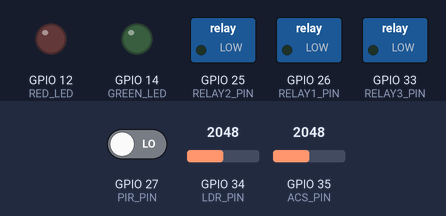
A sketch run on a simulated ESP32. Shown: switched loads named in the sketch (green lamp = pin HIGH), output pins drawn as LEDs (lit = HIGH). Inputs (shaded band) come from the test bench; at power-on: GPIO 27 (PIR_PIN) LOW, GPIO 34 (LDR_PIN) = 2048, GPIO 35 (ACS_PIN) = 2048. WiFi joins after 1.5 s; servers stay silent unless stated; what the sketch prints to the serial monitor is not drawn.

Above: at 2.7 s.
2.8 s: GPIO 27 (PIR_PIN) driven HIGH
At 5.7 s:
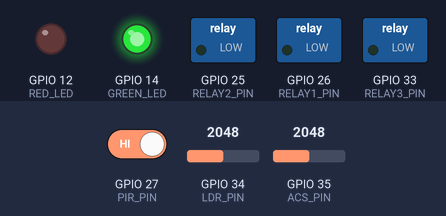
6.0 s: GPIO 34 (LDR_PIN) set to 523
8.8 s: GPIO 34 (LDR_PIN) set to 467
At 11.4 s:
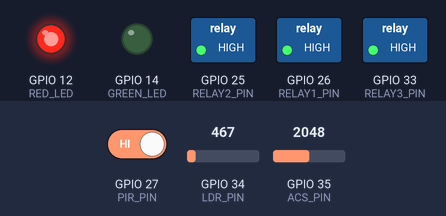
12.1 s: GPIO 27 (PIR_PIN) driven LOW
At 14.6 s:
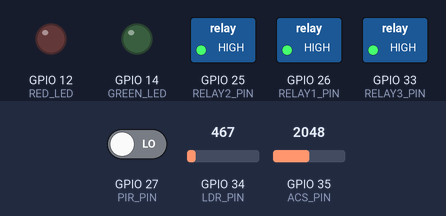
15.2 s: GPIO 34 (LDR_PIN) set to 540
At 18.1 s:
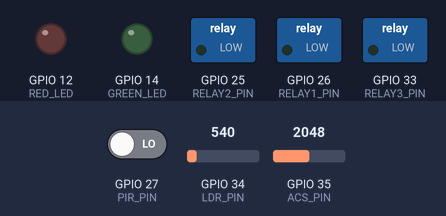
Timing chart, 0 to 19.3 s (numbered marks = the images above; inputs shaded):
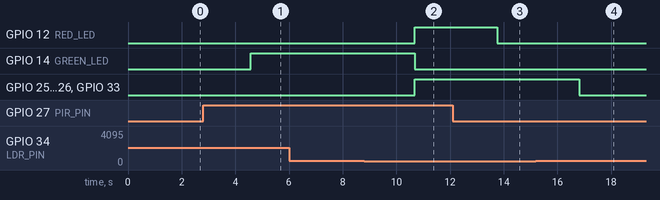

Measured:
- the behaviour switches between 500 and 499 on GPIO 34 (LDR_PIN) (found by bisection; images 1 and 2)
- after the input at 2.8 s, GPIO 14 (GREEN_LED): LOW → HIGH after 1.8 s
- after the input at 8.8 s, GPIO 12 (RED_LED), GPIO 25 (RELAY2_PIN), GPIO 26 (RELAY1_PIN), GPIO 33 (RELAY3_PIN): LOW → HIGH after 1.9 s; GPIO 14 (GREEN_LED): HIGH → LOW after 1.9 s
- after the input at 12.1 s, GPIO 12 (RED_LED): HIGH → LOW after 1.7 s
- after the input at 15.2 s, GPIO 25 (RELAY2_PIN), GPIO 26 (RELAY1_PIN), GPIO 33 (RELAY3_PIN): HIGH → LOW after 1.6 s

The sketch:

smart_light_control_and_energysavings.ino
```cpp
#include <WiFi.h>
#include <UbidotsEsp32Mqtt.h>

/****************************************
 * Wi-Fi and Ubidots Credentials
 ****************************************/
#define WIFI_SSID       "DESKTOP-JKNH2PT4993"
#define WIFI_PASSWORD   "3D045@7s"
#define UBIDOTS_TOKEN   "BBUS-H7akBGyO4ziOtg7Yc7yCdH7JDReNBi"
#define DEVICE_LABEL    "smart_lamp"

/****************************************
 * Hardware Pins and Thresholds
 ****************************************/
#define LDR_PIN         34
#define PIR_PIN         27
#define RELAY1_PIN      26
#define RELAY2_PIN      25
#define RELAY3_PIN      33
#define RED_LED         12
#define GREEN_LED       14
#define ACS_PIN         35
#define LDR_THRESHOLD   500

/****************************************
 * ACS712 20A Sensor Constants
 ****************************************/
#define ADC_RESOLUTION  4095
#define VREF            3.3
#define SENSITIVITY     0.100  // 100 mV/A

/****************************************
 * Global Variables
 ****************************************/
Ubidots ubidots(UBIDOTS_TOKEN);
bool manualControl1 = false;
bool manualControl2 = false;
bool manualControl3 = false;

int lampStatus1 = 0;
int lampStatus2 = 0;
int lampStatus3 = 0;

/****************************************
 * Extract Variable Label from Topic
 ****************************************/
String extractVariableLabel(const char* topic) {
  String topicStr = String(topic);
  int lastSlash = topicStr.lastIndexOf('/');
  if (lastSlash < 1) return String("");
  int secondLastSlash = topicStr.lastIndexOf('/', lastSlash - 1);
  if (secondLastSlash < 0) return String("");
  return topicStr.substring(secondLastSlash + 1, lastSlash);
}

/****************************************
 * MQTT Callback
 ****************************************/
void callback(char *topic, byte *payload, unsigned int length) {
  String variableLabel = extractVariableLabel(topic);
  String value = "";

  for (unsigned int i = 0; i < length; i++) value += (char)payload[i];
  float switchValue = value.toFloat();

  Serial.print("Received -> ");
  Serial.print(variableLabel);
  Serial.print(": ");
  Serial.println(value);

  if (variableLabel == "manual_switch1") {
    manualControl1 = (switchValue == 1.0);
  } else if (variableLabel == "manual_switch2") {
    manualControl2 = (switchValue == 1.0);
  } else if (variableLabel == "manual_switch3") {
    manualControl3 = (switchValue == 1.0);
  }
}

/****************************************
 * Measure AC Current (RMS)
 ****************************************/
float getACCurrent() {
  int numSamples = 500;
  float sumSq = 0;

  for (int i = 0; i < numSamples; i++) {
    int adcValue = analogRead(ACS_PIN);
    float voltage = (adcValue * VREF) / ADC_RESOLUTION;
    float offset = voltage - 2.5;
    sumSq += offset * offset;
  }

  float meanSq = sumSq / numSamples;
  float rmsVoltage = sqrt(meanSq);
  float current = rmsVoltage / SENSITIVITY;
  return current;
}

/****************************************
 * Setup
 ****************************************/
void setup() {
  Serial.begin(115200);

  pinMode(LDR_PIN, INPUT);
  pinMode(PIR_PIN, INPUT);

  pinMode(RELAY1_PIN, OUTPUT);
  pinMode(RELAY2_PIN, OUTPUT);
  pinMode(RELAY3_PIN, OUTPUT);
  digitalWrite(RELAY1_PIN, LOW);
  digitalWrite(RELAY2_PIN, LOW);
  digitalWrite(RELAY3_PIN, LOW);

  pinMode(RED_LED, OUTPUT);
  pinMode(GREEN_LED, OUTPUT);
  digitalWrite(RED_LED, LOW);
  digitalWrite(GREEN_LED, LOW);

  Serial.print("Connecting Wi-Fi");
  WiFi.begin(WIFI_SSID, WIFI_PASSWORD);
  while (WiFi.status() != WL_CONNECTED) {
    delay(500);
    Serial.print(".");
  }
  Serial.println("\n✅ Wi-Fi connected");

  ubidots.setCallback(callback);
  ubidots.setup();
  ubidots.reconnect();

  // Subscribe each manual control variable
  ubidots.subscribeLastValue(DEVICE_LABEL, "manual_switch1");
  ubidots.subscribeLastValue(DEVICE_LABEL, "manual_switch2");
  ubidots.subscribeLastValue(DEVICE_LABEL, "manual_switch3");
  Serial.println("✅ Subscribed to manual switches");
}

/****************************************
 * Loop
 ****************************************/
void loop() {
  if (!ubidots.connected()) {
    ubidots.reconnect();
    ubidots.subscribeLastValue(DEVICE_LABEL, "manual_switch1");
    ubidots.subscribeLastValue(DEVICE_LABEL, "manual_switch2");
    ubidots.subscribeLastValue(DEVICE_LABEL, "manual_switch3");
  }

  int ldrValue = analogRead(LDR_PIN);
  int motionDetected = digitalRead(PIR_PIN);
  Serial.print("LDR: "); Serial.print(ldrValue);
  Serial.print(" | Motion: "); Serial.println(motionDetected);

  digitalWrite(RED_LED, LOW);
  digitalWrite(GREEN_LED, LOW);

  // === AUTO & MANUAL LOGIC ===
  for (int i = 1; i <= 3; i++) {
    bool manualControl = (i == 1 ? manualControl1 : i == 2 ? manualControl2 : manualControl3);
    int relayPin = (i == 1 ? RELAY1_PIN : i == 2 ? RELAY2_PIN : RELAY3_PIN);
    int *lampStatus = (i == 1 ? &lampStatus1 : i == 2 ? &lampStatus2 : &lampStatus3);

    if (manualControl) {
      // Manual mode ON
      digitalWrite(relayPin, HIGH);
      *lampStatus = 1;
      Serial.printf("Lamp %d ON (Manual Mode)\n", i);
    } else {
      // Auto mode
      if (ldrValue < LDR_THRESHOLD && motionDetected == HIGH) {
        digitalWrite(relayPin, HIGH);
        *lampStatus = 1;
        digitalWrite(RED_LED, HIGH);  // Person in dark
        Serial.printf("Lamp %d ON (Auto Dark + Motion)\n", i);
      } else if (ldrValue >= LDR_THRESHOLD && motionDetected == HIGH) {
        digitalWrite(relayPin, LOW);
        *lampStatus = 0;
        digitalWrite(GREEN_LED, HIGH);  // Person in daylight
        Serial.printf("Lamp %d OFF (Auto Bright + Motion)\n", i);
      } else if (ldrValue < LDR_THRESHOLD && motionDetected == LOW) {
        Serial.printf("Lamp %d no motion, dark — unchanged\n", i);
      } else {
        digitalWrite(relayPin, LOW);
        *lampStatus = 0;
        Serial.printf("Lamp %d OFF (Bright + No Motion)\n", i);
      }
    }
  }

  // Measure current
  float current = getACCurrent();
  Serial.print("Current (A): "); Serial.println(current, 3);

  // === Publish Data ===
  ubidots.add("ldr_value", ldrValue);
  ubidots.add("motion", motionDetected);
  ubidots.add("current", current);
  ubidots.add("lamp1_status", lampStatus1);
  ubidots.add("lamp2_status", lampStatus2);
  ubidots.add("lamp3_status", lampStatus3);
  ubidots.publish(DEVICE_LABEL);

  ubidots.loop();
  delay(3000);
}
```
